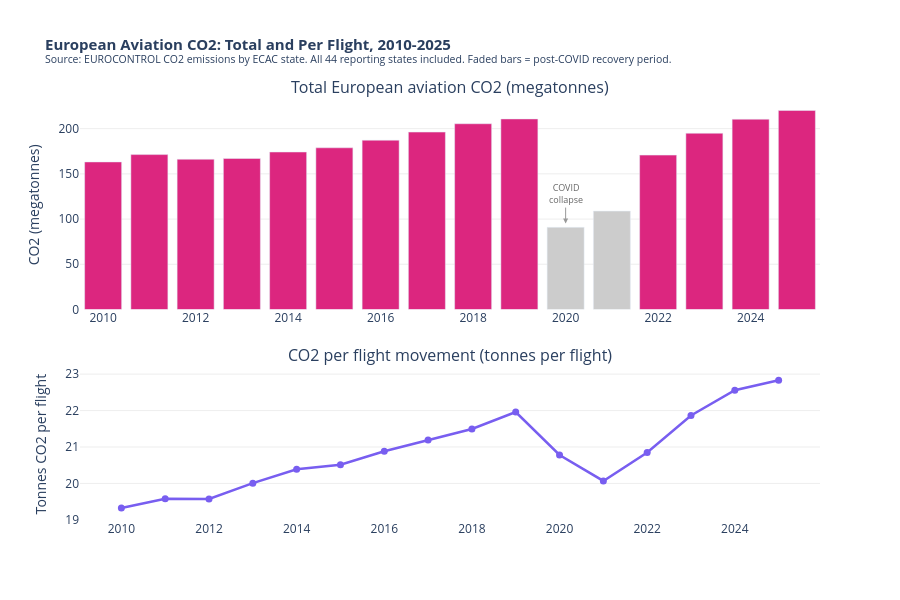

Here is the notebook cell this chart was saved with:
### Markdown cell above
**Figure 4 - Passenger Growth versus Aviation CO₂ Growth, 2013-2025.** The two lines are hard to tell apart through most of the pre-COVID period. From 2013 to 2019, EU27 passengers grew to about 138 on the index while European aviation CO₂ output grew to about 126. The number of passengers grew slightly faster than emissions, which reflects the load factor improvement seen in Figure 1: planes were filling up a bit more, so each tonne of CO2 was being shared across slightly more people. Nevertheless, the gap between the lines is small. European aviation became 26% more polluting between 2013 and 2019. In absolute terms that means going from 167 million tonnes to 211 million tonnes of CO2, an increase of 44 million tonnes. This is roughly the total annual CO2 output of a country the size of Denmark (European Environment Agency [EEA], 2022).

One caveat is worth stating before reading too much into the chart. The CO2 data comes from EUROCONTROL, which collects figures for all 44 ECAC member states. ECAC, the European Civil Aviation Conference, is a broader grouping than the EU: it includes Norway, Switzerland, Turkey, Ukraine, and other non-EU countries that share European airspace. The Eurostat passenger data, on the other hand, covers only the EU27. The two series are not measuring exactly the same geography, which is why only the growth rates are being compared here, not the absolute levels. On that basis the comparison is valid.

By 2025, the CO2 line sits above its pre-pandemic peak, reaching a new record of 220 million tonnes. The trajectory that COVID interrupted has resumed exactly where it left off.

### Argument 2.2 - CO2 per individual flight rose, not fell

If airlines had been replacing old aircraft with newer, cleaner models fast enough to matter at the system level, CO2 per flight movement should have been falling throughout this period. This is a different claim from Argument 2.1: it is not about the total volume of emissions, but about whether each individual flight was becoming cleaner. The lower panel of the next chart tests whether that actually happened.

### Code cell
plot_years = co2_annual[
    (co2_annual['YEAR'] >= 2010) & (co2_annual['YEAR'] <= 2025)
].copy()

fig5 = make_subplots(
    rows=2, cols=1,
    row_heights=[0.58, 0.42],
    vertical_spacing=0.14,
    subplot_titles=(
        'Total European aviation CO2 (megatonnes)',
        'CO2 per flight movement (tonnes per flight)'
    )
)

bar_colors = [
    COL_CO2 if yr <= 2019 else
    ('#CCCCCC' if yr <= 2021 else '#DC267F')
    for yr in plot_years['YEAR']
]

fig5.add_trace(go.Bar(
    x=plot_years['YEAR'], y=plot_years['co2_Mt'],
    name='Total CO2 (Mt)', marker_color=bar_colors,
    hovertemplate='%{x}: %{y:.1f} Mt CO2<extra></extra>'
), row=1, col=1)

fig5.add_annotation(
    x=2020, y=95, text='COVID<br>collapse',
    showarrow=True, arrowhead=2, arrowcolor='#999999',
    ax=0, ay=-30, font=dict(size=9, color='#666666'),
    row=1, col=1
)

fig5.add_trace(go.Scatter(
    x=plot_years['YEAR'], y=plot_years['co2_per_flight'],
    name='CO2 per flight', mode='lines+markers',
    line=dict(color=COL_EFF, width=2.5), marker=dict(size=7),
    hovertemplate='%{x}: %{y:.1f} t/flight<extra></extra>'
), row=2, col=1)

fig5.update_layout(
    title=dict(
        text=(
            '<b>European Aviation CO2: Total and Per Flight, 2010-2025</b><br>'
            '<sup>Source: EUROCONTROL CO2 emissions by ECAC state. '
            'All 44 reporting states included. '
            'Faded bars = post-COVID recovery period.</sup>'
        ),
        font=dict(size=15)
    ),
    height=600, plot_bgcolor='white', paper_bgcolor='white', showlegend=False
)
fig5.update_xaxes(showgrid=False, tickmode='linear', tick0=2010, dtick=2)
fig5.update_yaxes(title_text='CO2 (megatonnes)', row=1, col=1,
                  showgrid=True, gridcolor=COL_GRID)
fig5.update_yaxes(title_text='Tonnes CO2 per flight', row=2, col=1,
                  showgrid=True, gridcolor=COL_GRID)
fig5.show()

e10 = plot_years.loc[plot_years['YEAR']==2010, 'co2_per_flight'].values[0]
e19 = plot_years.loc[plot_years['YEAR']==2019, 'co2_per_flight'].values[0]
e25 = plot_years.loc[plot_years['YEAR']==2025, 'co2_per_flight'].values[0]
print(f"CO2 per flight: {e10:.1f}t (2010)  {e19:.1f}t (2019)  {e25:.1f}t (2025)")
print(f"Change 2010-2025: {(e19/e10-1)*100:+.1f}%  (an increase, not a reduction)")

### Figure 1 — Plotly figure (JSON) as saved in the notebook; plotly's stock layout.template omitted (floating-point values rounded to 4 significant figures)
{"data": [{"hovertemplate": "%{x}: %{y:.1f} Mt CO2<extra></extra>", "marker": {"color": ["#DC267F", "#DC267F", "#DC267F", "#DC267F", "#DC267F", "#DC267F", "#DC267F", "#DC267F", "#DC267F", "#DC267F", "#CCCCCC", "#CCCCCC", "#DC267F", "#DC267F", "#DC267F", "#DC267F"]}, "name": "Total CO2 (Mt)", "type": "bar", "x": [2010, 2011, 2012, 2013, 2014, 2015, 2016, 2017, 2018, 2019, 2020, 2021, 2022, 2023, 2024, 2025], "xaxis": "x", "y": [163.2, 171.3, 166.1, 167.0, 174.2, 178.8, 187.2, 196.2, 205.4, 210.7, 90.84, 108.8, 170.7, 194.9, 210.4, 220.1], "yaxis": "y"}, {"hovertemplate": "%{x}: %{y:.1f} t/flight<extra></extra>", "line": {"color": "#785EF0", "width": 2.5}, "marker": {"size": 7}, "mode": "lines+markers", "name": "CO2 per flight", "type": "scatter", "x": [2010, 2011, 2012, 2013, 2014, 2015, 2016, 2017, 2018, 2019, 2020, 2021, 2022, 2023, 2024, 2025], "xaxis": "x2", "y": [19.32, 19.58, 19.57, 20.01, 20.39, 20.51, 20.88, 21.19, 21.49, 21.96, 20.78, 20.07, 20.85, 21.86, 22.56, 22.83], "yaxis": "y2"}], "layout": {"annotations": [{"font": {"size": 16}, "showarrow": false, "text": "Total European aviation CO2 (megatonnes)", "x": 0.5, "xanchor": "center", "xref": "paper", "y": 1, "yanchor": "bottom", "yref": "paper"}, {"font": {"size": 16}, "showarrow": false, "text": "CO2 per flight movement (tonnes per flight)", "x": 0.5, "xanchor": "center", "xref": "paper", "y": 0.3612, "yanchor": "bottom", "yref": "paper"}, {"arrowcolor": "#999999", "arrowhead": 2, "ax": 0, "ay": -30, "font": {"color": "#666666", "size": 9}, "showarrow": true, "text": "COVID<br>collapse", "x": 2020, "xref": "x", "y": 95, "yref": "y"}], "height": 600, "paper_bgcolor": "white", "plot_bgcolor": "white", "showlegend": false, "title": {"font": {"size": 15}, "text": "<b>European Aviation CO2: Total and Per Flight, 2010-2025</b><br><sup>Source: EUROCONTROL CO2 emissions by ECAC state. All 44 reporting states included. Faded bars = post-COVID recovery period.</sup>"}, "xaxis": {"anchor": "y", "domain": [0, 1], "dtick": 2, "showgrid": false, "tick0": 2010, "tickmode": "linear"}, "xaxis2": {"anchor": "y2", "domain": [0, 1], "dtick": 2, "showgrid": false, "tick0": 2010, "tickmode": "linear"}, "yaxis": {"anchor": "x", "domain": [0.5012, 1], "gridcolor": "#eeeeee", "showgrid": true, "title": {"text": "CO2 (megatonnes)"}}, "yaxis2": {"anchor": "x2", "domain": [0, 0.3612], "gridcolor": "#eeeeee", "showgrid": true, "title": {"text": "Tonnes CO2 per flight"}}}}
